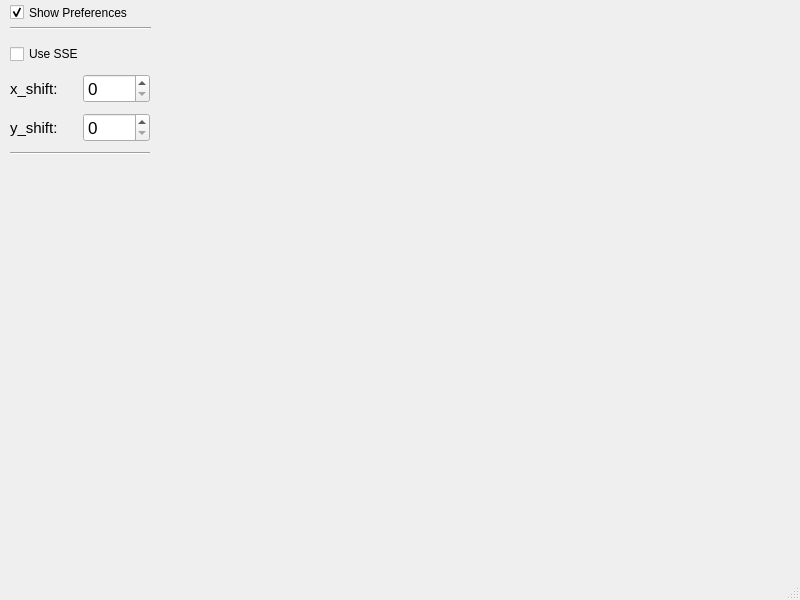
<?xml version="1.0" encoding="UTF-8"?>
<ui version="4.0">
 <class>MainWindow</class>
 <widget class="QMainWindow" name="MainWindow">
  <property name="geometry">
   <rect>
    <x>0</x>
    <y>0</y>
    <width>800</width>
    <height>600</height>
   </rect>
  </property>
  <property name="windowTitle">
   <string>MainWindow</string>
  </property>
  <widget class="QWidget" name="centralwidget">
   <widget class="QWidget" name="preferences" native="true">
    <property name="geometry">
     <rect>
      <x>10</x>
      <y>40</y>
      <width>140</width>
      <height>121</height>
     </rect>
    </property>
    <layout class="QVBoxLayout" name="verticalLayout">
     <item>
      <widget class="QCheckBox" name="use_sse_cb">
       <property name="text">
        <string>Use SSE</string>
       </property>
      </widget>
     </item>
     <item>
      <layout class="QHBoxLayout" name="horizontalLayout">
       <item>
        <widget class="QLabel" name="label">
         <property name="font">
          <font>
           <family>Ubuntu</family>
           <pointsize>11</pointsize>
          </font>
         </property>
         <property name="text">
          <string>x_shift: </string>
         </property>
        </widget>
       </item>
       <item>
        <widget class="QSpinBox" name="x_shift_sb">
         <property name="font">
          <font>
           <family>Ubuntu</family>
           <pointsize>13</pointsize>
          </font>
         </property>
         <property name="singleStep">
          <number>10</number>
         </property>
        </widget>
       </item>
      </layout>
     </item>
     <item>
      <layout class="QHBoxLayout" name="horizontalLayout_2">
       <item>
        <widget class="QLabel" name="label_2">
         <property name="font">
          <font>
           <family>Ubuntu</family>
           <pointsize>11</pointsize>
          </font>
         </property>
         <property name="text">
          <string>y_shift: </string>
         </property>
        </widget>
       </item>
       <item>
        <widget class="QSpinBox" name="y_shift_sb">
         <property name="font">
          <font>
           <family>Ubuntu</family>
           <pointsize>13</pointsize>
          </font>
         </property>
         <property name="singleStep">
          <number>10</number>
         </property>
        </widget>
       </item>
      </layout>
     </item>
     <item>
      <widget class="Line" name="line_2">
       <property name="orientation">
        <enum>Qt::Horizontal</enum>
       </property>
      </widget>
     </item>
    </layout>
   </widget>
   <widget class="QCheckBox" name="show_preferences_cb">
    <property name="geometry">
     <rect>
      <x>10</x>
      <y>0</y>
      <width>150</width>
      <height>25</height>
     </rect>
    </property>
    <property name="font">
     <font>
      <family>Ubuntu</family>
     </font>
    </property>
    <property name="text">
     <string>Show Preferences</string>
    </property>
    <property name="checked">
     <bool>true</bool>
    </property>
    <property name="tristate">
     <bool>false</bool>
    </property>
   </widget>
   <widget class="Line" name="line">
    <property name="geometry">
     <rect>
      <x>10</x>
      <y>20</y>
      <width>141</width>
      <height>16</height>
     </rect>
    </property>
    <property name="orientation">
     <enum>Qt::Horizontal</enum>
    </property>
   </widget>
  </widget>
  <widget class="QMenuBar" name="menubar">
   <property name="geometry">
    <rect>
     <x>0</x>
     <y>0</y>
     <width>800</width>
     <height>24</height>
    </rect>
   </property>
  </widget>
  <widget class="QStatusBar" name="statusbar"/>
 </widget>
 <resources/>
 <connections/>
</ui>
